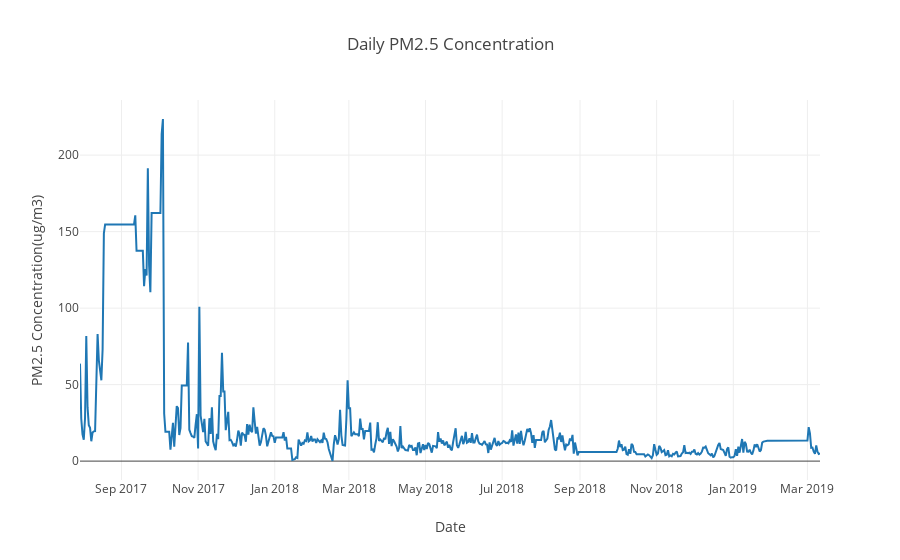

This figure's notebook cell:
### Code cell
average_daily_pm25 = go.Scatter(x=daily_average_airquality_data_concentrations['PM2.5(Ug/m3)'].dropna().index,
                         y = daily_average_airquality_data_concentrations['PM2.5(Ug/m3)'].dropna().values,
                         #mode='lines+markers',
                         #marker = dict(color=list(map(SetColor, y_average)), size = 17),
                         name='Average Daily PM2.5 Concentration'
                         #hoverinfo = 'text',
                         #text=[f'PM2.5 Concentration: {x:.2f} ug/m3' for x in daily_average_airquality_data_concentrations['PM2.5(Ug/m3)']]
                 )

layout = go.Layout(title='Daily PM2.5 Concentration', xaxis=dict(title='Date'),
                   yaxis=dict(title='PM2.5 Concentration(ug/m3)'))

fig = go.Figure(data=[average_daily_pm25], layout=layout)
iplot(fig)
pio.write_image(fig, os.path.join(filepath , 'daily_average_pm25_concentration_trend.png'))

### Figure 1 — Plotly figure (JSON) as saved in the notebook; plotly's stock layout.template omitted (floating-point values rounded to 4 significant figures; data arrays with more than 128 entries replaced by an {"elided": "..."} marker saying what was removed)
{"data": [{"name": "Average Daily PM2.5 Concentration", "type": "scatter", "uid": "0b826618-0871-4fb0-9142-c3148ecafe39", "x": {"elided": "590 str values"}, "y": {"elided": "590 float values"}}], "layout": {"title": {"text": "Daily PM2.5 Concentration"}, "xaxis": {"title": {"text": "Date"}}, "yaxis": {"title": {"text": "PM2.5 Concentration(ug/m3)"}}}}
